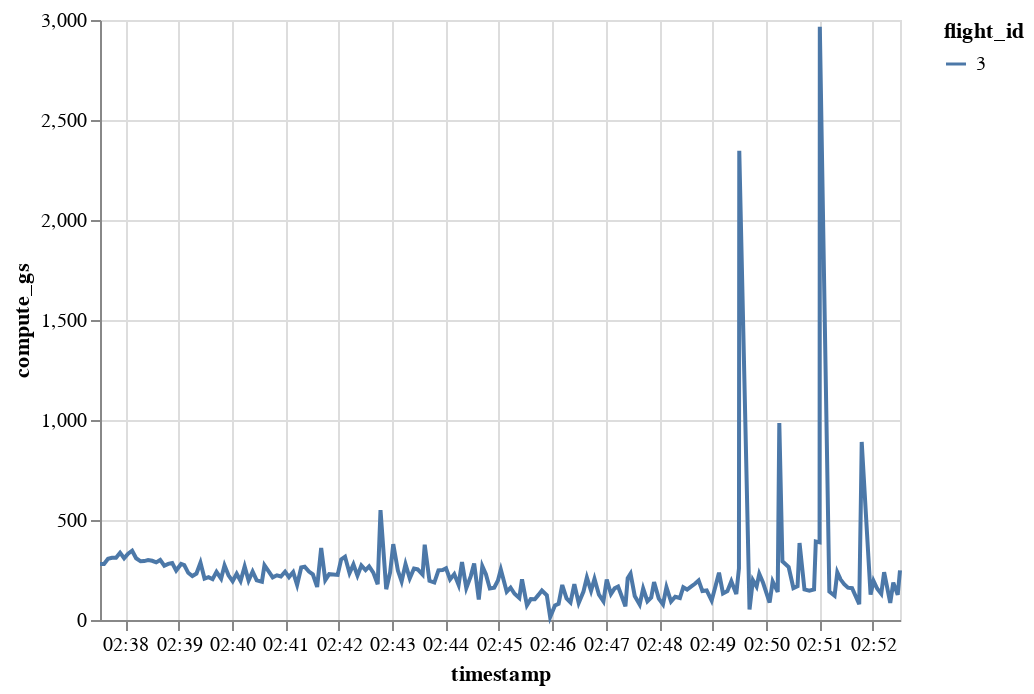

Source (notebook cell):
### Code cell
generated.chart().encode(alt.Y("compute_gs"), alt.X("timestamp"), alt.Color("flight_id"))

### Figure 1 — Vega-Lite specification as saved in the notebook (floating-point values rounded to 4 significant figures; data arrays with more than 128 entries replaced by an {"elided": "..."} marker saying what was removed)
{"config": {"view": {"continuousWidth": 400, "continuousHeight": 300}}, "data": {"name": "data-dc7d5815bd76a2c8e2a99b4b9f6ed576"}, "mark": "line", "encoding": {"color": {"type": "nominal", "field": "flight_id"}, "x": {"type": "temporal", "field": "timestamp"}, "y": {"type": "quantitative", "field": "compute_gs"}}, "$schema": "https://vega.github.io/schema/vega-lite/v4.8.1.json", "datasets": {"data-dc7d5815bd76a2c8e2a99b4b9f6ed576": {"elided": "200 records"}}}
